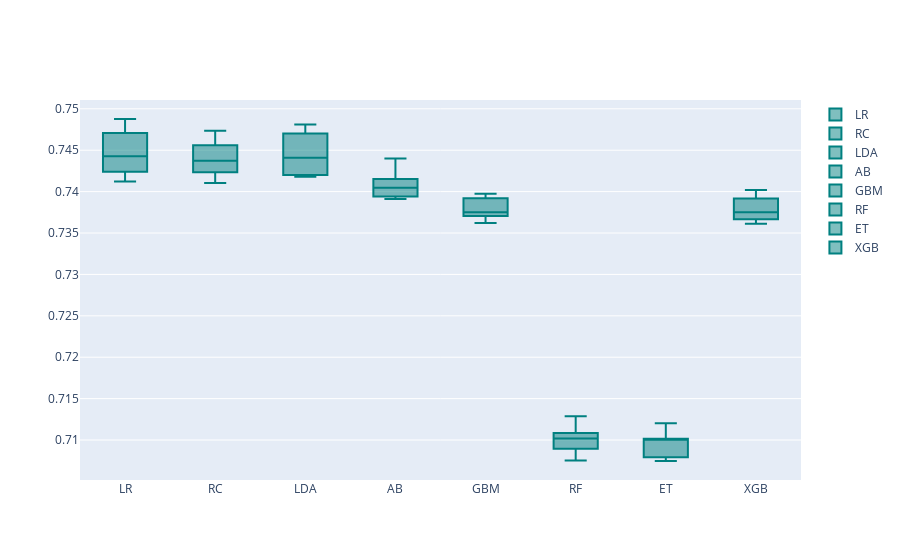

The notebook cell saved with this chart:
### Code cell
models = GetBasedModel()
names,results = BasedLine(X_train, y_train,models)
PlotBoxR().PlotResult(names,results)

### Figure 1 — Plotly figure (JSON) as saved in the notebook; plotly's stock layout.template omitted (floating-point values rounded to 4 significant figures)
{"data": [{"marker": {"color": "rgb(0, 128, 128)"}, "name": "LR", "type": "box", "y": [0.7412, 0.7458, 0.7422, 0.7488, 0.7443, 0.7475, 0.7429]}, {"marker": {"color": "rgb(0, 128, 128)"}, "name": "RC", "type": "box", "y": [0.741, 0.7439, 0.7419, 0.7473, 0.7437, 0.7462, 0.7436]}, {"marker": {"color": "rgb(0, 128, 128)"}, "name": "LDA", "type": "box", "y": [0.7418, 0.7449, 0.7418, 0.7481, 0.7441, 0.7477, 0.7425]}, {"marker": {"color": "rgb(0, 128, 128)"}, "name": "AB", "type": "box", "y": [0.7391, 0.7394, 0.7405, 0.744, 0.7409, 0.7417, 0.7394]}, {"marker": {"color": "rgb(0, 128, 128)"}, "name": "GBM", "type": "box", "y": [0.737, 0.7375, 0.7372, 0.7397, 0.7362, 0.7394, 0.7387]}, {"marker": {"color": "rgb(0, 128, 128)"}, "name": "RF", "type": "box", "y": [0.7075, 0.7108, 0.7102, 0.7109, 0.7088, 0.7129, 0.7095]}, {"marker": {"color": "rgb(0, 128, 128)"}, "name": "ET", "type": "box", "y": [0.7101, 0.7102, 0.712, 0.7101, 0.7075, 0.709, 0.7076]}, {"marker": {"color": "rgb(0, 128, 128)"}, "name": "XGB", "type": "box", "y": [0.7365, 0.7371, 0.7375, 0.7397, 0.7361, 0.7402, 0.7376]}], "layout": {}}
